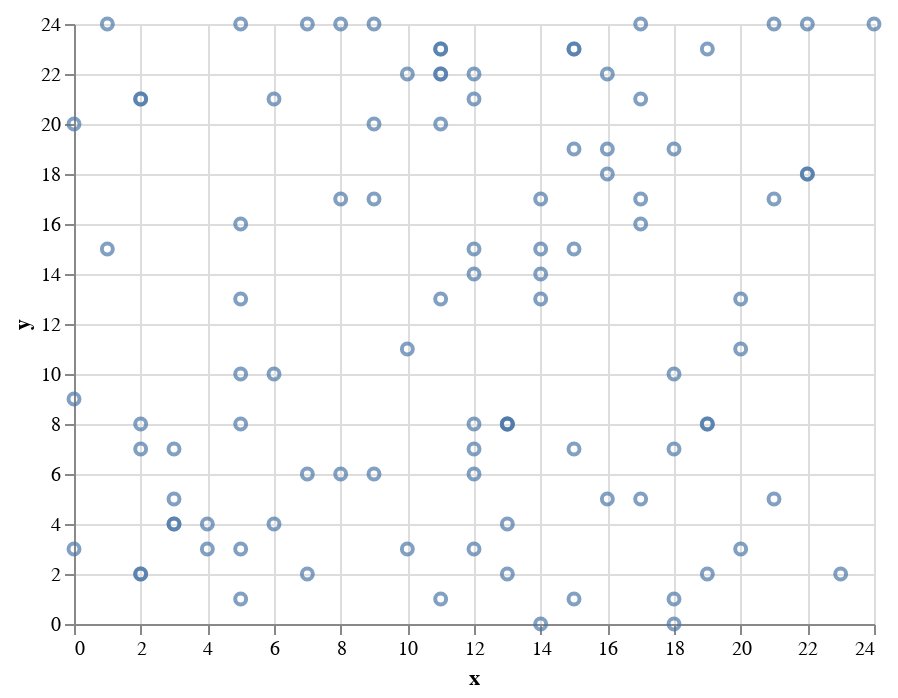

Notebook code cell kept with this figure:
### Markdown cell above
This said to assign our variable x to the x position. Now, we'll add y.

### Code cell
alt.Chart(df).mark_point().encode(x='x', y='y')

### Figure 1 — Vega-Lite specification as saved in the notebook (floating-point values rounded to 4 significant figures)
{"$schema": "https://vega.github.io/schema/vega-lite/v2.6.0.json", "config": {"view": {"height": 300, "width": 400}}, "data": {"name": "data-8cb7f75b46b1150b914ee1ecad6aebcb"}, "datasets": {"data-8cb7f75b46b1150b914ee1ecad6aebcb": [{"x": 2, "y": 8}, {"x": 2, "y": 21}, {"x": 5, "y": 10}, {"x": 5, "y": 24}, {"x": 14, "y": 14}, {"x": 5, "y": 8}, {"x": 14, "y": 13}, {"x": 17, "y": 17}, {"x": 11, "y": 23}, {"x": 15, "y": 15}, {"x": 11, "y": 1}, {"x": 12, "y": 22}, {"x": 11, "y": 23}, {"x": 15, "y": 7}, {"x": 9, "y": 24}, {"x": 16, "y": 5}, {"x": 5, "y": 3}, {"x": 2, "y": 7}, {"x": 6, "y": 21}, {"x": 10, "y": 3}, {"x": 3, "y": 5}, {"x": 18, "y": 7}, {"x": 6, "y": 10}, {"x": 13, "y": 8}, {"x": 19, "y": 2}, {"x": 12, "y": 3}, {"x": 21, "y": 5}, {"x": 18, "y": 1}, {"x": 15, "y": 23}, {"x": 22, "y": 18}, {"x": 13, "y": 2}, {"x": 22, "y": 18}, {"x": 18, "y": 10}, {"x": 7, "y": 6}, {"x": 5, "y": 1}, {"x": 8, "y": 24}, {"x": 2, "y": 2}, {"x": 2, "y": 2}, {"x": 3, "y": 4}, {"x": 12, "y": 21}, {"x": 20, "y": 3}, {"x": 22, "y": 24}, {"x": 20, "y": 13}, {"x": 12, "y": 6}, {"x": 18, "y": 19}, {"x": 15, "y": 23}, {"x": 0, "y": 9}, {"x": 11, "y": 22}, {"x": 13, "y": 4}, {"x": 8, "y": 6}, {"x": 24, "y": 24}, {"x": 8, "y": 17}, {"x": 5, "y": 16}, {"x": 12, "y": 15}, {"x": 15, "y": 19}, {"x": 13, "y": 8}, {"x": 11, "y": 20}, {"x": 11, "y": 22}, {"x": 10, "y": 11}, {"x": 12, "y": 7}, {"x": 17, "y": 5}, {"x": 9, "y": 6}, {"x": 19, "y": 8}, {"x": 4, "y": 4}, {"x": 16, "y": 18}, {"x": 21, "y": 17}, {"x": 23, "y": 2}, {"x": 7, "y": 24}, {"x": 9, "y": 17}, {"x": 19, "y": 8}, {"x": 19, "y": 23}, {"x": 14, "y": 0}, {"x": 17, "y": 16}, {"x": 0, "y": 20}, {"x": 1, "y": 24}, {"x": 17, "y": 21}, {"x": 4, "y": 3}, {"x": 13, "y": 8}, {"x": 10, "y": 22}, {"x": 12, "y": 8}, {"x": 14, "y": 15}, {"x": 12, "y": 14}, {"x": 3, "y": 7}, {"x": 6, "y": 4}, {"x": 5, "y": 13}, {"x": 14, "y": 17}, {"x": 3, "y": 4}, {"x": 16, "y": 22}, {"x": 20, "y": 11}, {"x": 0, "y": 3}, {"x": 11, "y": 13}, {"x": 2, "y": 21}, {"x": 18, "y": 0}, {"x": 15, "y": 1}, {"x": 7, "y": 2}, {"x": 17, "y": 24}, {"x": 9, "y": 20}, {"x": 16, "y": 19}, {"x": 21, "y": 24}, {"x": 1, "y": 15}]}, "encoding": {"x": {"field": "x", "type": "quantitative"}, "y": {"field": "y", "type": "quantitative"}}, "mark": "point"}
